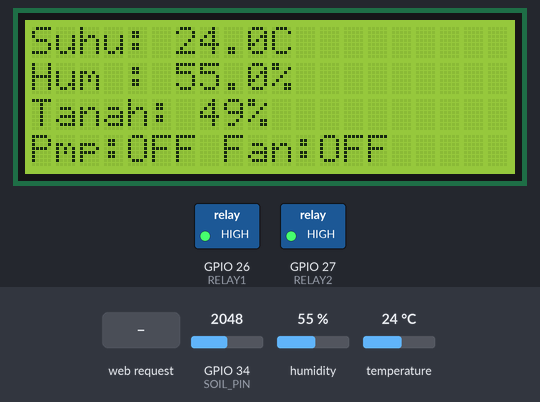
A sketch run on a simulated ESP32. Parts: 20×4 character LCD, switched loads named in the sketch (green lamp = pin HIGH). The inputs (shaded band) are chosen by the test bench; at power-on: temperature 24 °C, GPIO 34 (SOIL_PIN) = 2048, humidity 55 %. WiFi joins after 1.5 s; servers stay silent unless stated; what the sketch prints to the serial monitor is not drawn.

Above: at 7.8 s.
7.9 s: temperature set to 34.6 °C
At 9.2 s:
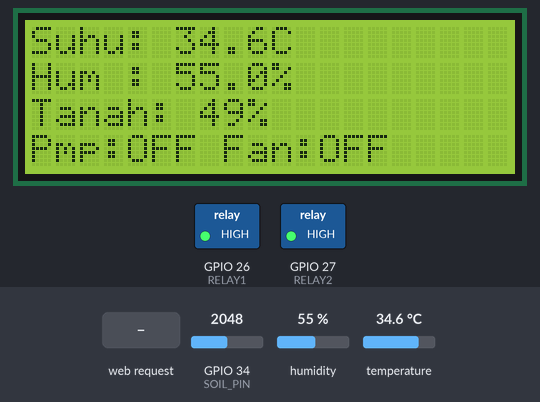
10.2 s: temperature set to 35.4 °C
At 12.0 s:
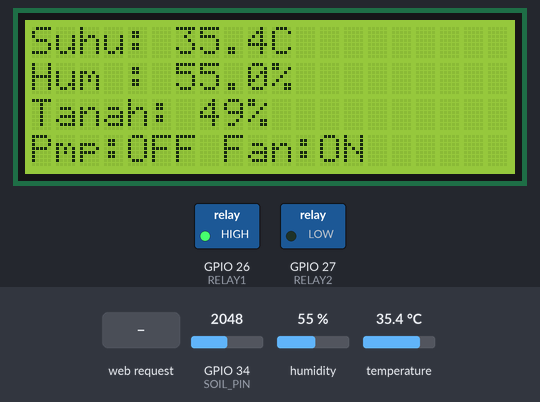
12.3 s: GPIO 34 (SOIL_PIN) set to 2431
14.3 s: GPIO 34 (SOIL_PIN) set to 2498
At 16.1 s:
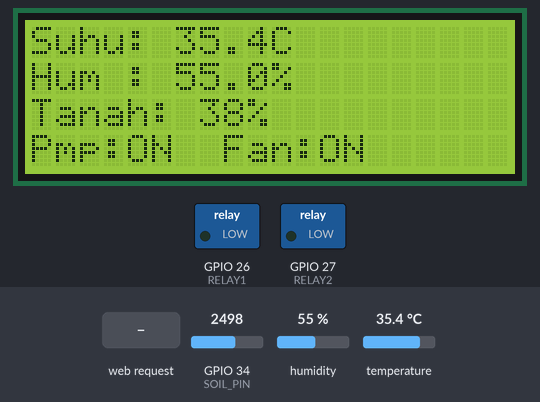
16.4 s: temperature set to 12 °C
At 17.4 s:
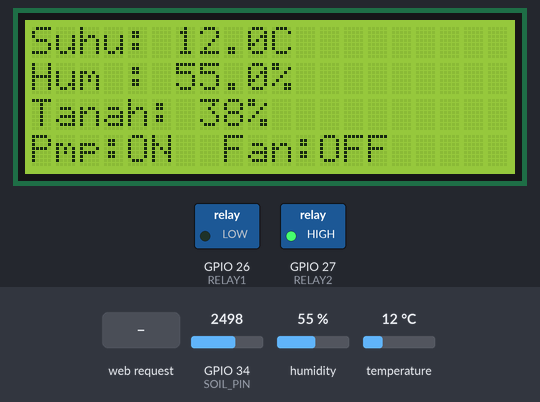
18.5 s: HTTP request GET /pompa/off received
At 18.77 s:
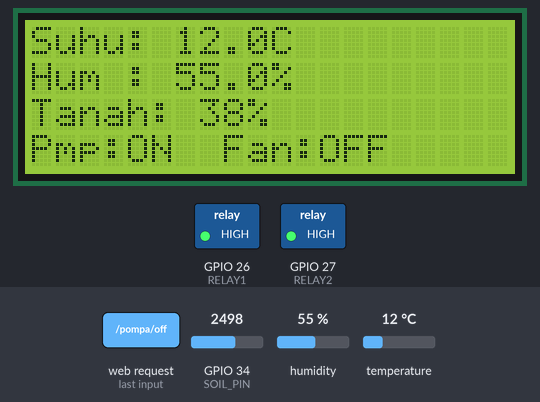
Timing chart, 0 to 21.5 s (numbered marks = the images above; inputs shaded):
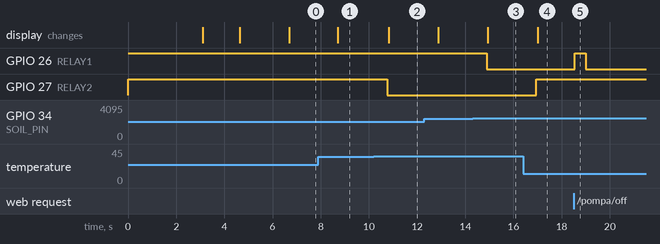

Measured:
- the behaviour switches between 35 and 35.1 °C on temperature (found by bisection; images 1 and 2)
- the behaviour switches between 2457 and 2458 on GPIO 34 (SOIL_PIN) (found by bisection; images 2 and 3)
- after the input at 7.9 s, the display: changes after 0.81 s (image 1)
- after the input at 10.2 s, GPIO 27 (RELAY2): HIGH → LOW after 0.57 s; the display: changes after 0.62 s (image 2)
- after the input at 14.3 s, GPIO 26 (RELAY1): HIGH → LOW after 0.59 s; the display: changes after 0.64 s (image 3)
- after the input at 16.4 s, GPIO 27 (RELAY2): LOW → HIGH after 0.55 s; the display: changes after 0.60 s (image 4)
- after the input at 18.5 s, GPIO 26 (RELAY1): LOW → HIGH at once, → LOW 0.47 s later

The sketch:

tanpa_littlefs.ino
```cpp
#include <WiFi.h>
#include <HTTPClient.h>
#include <DHT.h>
#include <Wire.h>
#include <LiquidCrystal_I2C.h>
#include <ESPAsyncWebServer.h>
#include <ThingSpeak.h>

// ===== WiFi =====
const char* ssid     = "NAMA_WIFI";
const char* password = "PASSWORD_WIFI";

// ===== ThingSpeak =====
unsigned long channelID = 3421917;
const char* writeAPIKey = "84SMLI5R6YTXFSGS";
WiFiClient client;

// ===== PIN =====
#define DHT_PIN     4
#define DHT_TYPE    DHT21
#define SOIL_PIN    34
#define RELAY1      26   // Pompa
#define RELAY2      27   // Kipas

// ===== THRESHOLD =====
#define SUHU_MAX    35.0
#define SOIL_MIN    40

// ===== OBJEK =====
DHT dht(DHT_PIN, DHT_TYPE);
LiquidCrystal_I2C lcd(0x27, 20, 4);
AsyncWebServer server(80);

// ===== VARIABEL GLOBAL =====
float suhuC = 0, humidity = 0;
int soilPercent = 0;
bool pompa = false, kipas = false;
unsigned long lastThingSpeak = 0;
const long thingSpeakInterval = 20000;

// ===== HTML PAGE =====
const char index_html[] PROGMEM = R"rawliteral(
<!DOCTYPE html>
<html lang="id">
<head>
<meta charset="UTF-8">
<meta name="viewport" content="width=device-width, initial-scale=1.0">
<title>Agrotech IoT</title>
<script src="https://cdn.jsdelivr.net/npm/chart.js"></script>
<script src="https://cdn.jsdelivr.net/npm/gaugeJS/dist/gauge.min.js"></script>
<style>
* { margin:0; padding:0; box-sizing:border-box; font-family:'Segoe UI',sans-serif; }
body { background:#f0f4f0; color:#2d3a2d; }
header { background:#2e7d32; color:white; text-align:center; padding:16px; }
header h1 { font-size:22px; }
header p { font-size:12px; opacity:0.85; margin-top:4px; }
.container { max-width:900px; margin:20px auto; padding:0 16px; }
.card-row { display:flex; gap:12px; margin-bottom:20px; flex-wrap:wrap; }
.card { flex:1; min-width:140px; background:white; border-radius:12px; padding:16px; text-align:center; box-shadow:0 2px 8px rgba(0,0,0,0.08); }
.card .label { font-size:12px; color:#666; margin-bottom:6px; }
.card .nilai { font-size:38px; font-weight:700; color:#2e7d32; }
.card .satuan { font-size:13px; color:#888; }
.section { background:white; border-radius:12px; padding:16px; margin-bottom:20px; box-shadow:0 2px 8px rgba(0,0,0,0.08); }
.section h2 { font-size:15px; color:#2e7d32; margin-bottom:12px; border-bottom:2px solid #e8f5e9; padding-bottom:6px; }
.gauge-wrap { text-align:center; }
#gaugeLabel { font-size:22px; font-weight:700; color:#2e7d32; margin-top:6px; }
.btn-row { display:flex; gap:16px; flex-wrap:wrap; }
.aktuator { flex:1; min-width:180px; text-align:center; background:#f9f9f9; border-radius:10px; padding:16px; }
.aktuator p { font-size:16px; font-weight:600; margin-bottom:6px; }
.status-label { font-size:12px !important; font-weight:400 !important; color:#888; margin-bottom:10px !important; }
.btn { padding:8px 24px; border:none; border-radius:8px; font-size:14px; font-weight:600; cursor:pointer; margin:4px; }
.btn-on { background:#2e7d32; color:white; }
.btn-off { background:#c62828; color:white; }
</style>
</head>
<body>
<header>
  <h1>🌱 Agrotech IoT Dashboard</h1>
  <p id="waktu">--</p>
</header>
<div class="container">
  <div class="card-row">
    <div class="card">
      <p class="label">🌡️ Suhu</p>
      <p class="nilai" id="suhu">--</p>
      <p class="satuan">°C</p>
    </div>
    <div class="card">
      <p class="label">💧 Kelembapan Udara</p>
      <p class="nilai" id="humidity">--</p>
      <p class="satuan">%</p>
    </div>
    <div class="card">
      <p class="label">🌍 Kelembapan Tanah</p>
      <p class="nilai" id="soil">--</p>
      <p class="satuan">%</p>
    </div>
  </div>
  <div class="section">
    <h2>Gauge — Kelembapan Tanah</h2>
    <div class="gauge-wrap">
      <canvas id="gaugeCanvas" width="300" height="180"></canvas>
      <p id="gaugeLabel">0 %</p>
    </div>
  </div>
  <div class="section">
    <h2>Line Graph — Suhu & Kelembapan Udara (DHT21)</h2>
    <canvas id="lineChart" height="100"></canvas>
  </div>
  <div class="section">
    <h2>Kontrol Aktuator</h2>
    <div class="btn-row">
      <div class="aktuator">
        <p>💦 Pompa Air</p>
        <p class="status-label" id="statusPompa">Status: --</p>
        <button class="btn btn-on"  onclick="kontrol('pompa','on')">ON</button>
        <button class="btn btn-off" onclick="kontrol('pompa','off')">OFF</button>
      </div>
      <div class="aktuator">
        <p>🌀 Kipas / Fan</p>
        <p class="status-label" id="statusKipas">Status: --</p>
        <button class="btn btn-on"  onclick="kontrol('kipas','on')">ON</button>
        <button class="btn btn-off" onclick="kontrol('kipas','off')">OFF</button>
      </div>
    </div>
  </div>
</div>
<script>
// Chart
const ctx = document.getElementById('lineChart').getContext('2d');
const lineChart = new Chart(ctx, {
  type: 'line',
  data: {
    labels: [],
    datasets: [
      { label:'Suhu (°C)', data:[], borderColor:'#e53935', backgroundColor:'rgba(229,57,53,0.1)', tension:0.4, fill:true },
      { label:'Kelembapan Udara (%)', data:[], borderColor:'#1e88e5', backgroundColor:'rgba(30,136,229,0.1)', tension:0.4, fill:true }
    ]
  },
  options: { responsive:true, scales:{ y:{ min:0, max:100 } } }
});

// Gauge
const gauge = new Gauge(document.getElementById('gaugeCanvas')).setOptions({
  angle:-0.2, lineWidth:0.2, radiusScale:0.9,
  pointer:{ length:0.6, strokeWidth:0.035, color:'#2e7d32' },
  colorStart:'#6fadcf', colorStop:'#2e7d32', strokeColor:'#e0e0e0',
  generateGradient:true, highDpiSupport:true
});
gauge.maxValue = 100;
gauge.setMinValue(0);
gauge.animationSpeed = 32;
gauge.set(0);

function ambilData() {
  fetch('/data')
    .then(r => r.json())
    .then(d => {
      document.getElementById('suhu').textContent     = d.suhu;
      document.getElementById('humidity').textContent = d.humidity;
      document.getElementById('soil').textContent     = d.soil;
      gauge.set(d.soil);
      document.getElementById('gaugeLabel').textContent = d.soil + ' %';
      document.getElementById('statusPompa').textContent = 'Status: ' + (d.pompa ? '🟢 ON' : '🔴 OFF');
      document.getElementById('statusKipas').textContent = 'Status: ' + (d.kipas ? '🟢 ON' : '🔴 OFF');
      const now = new Date().toLocaleTimeString();
      lineChart.data.labels.push(now);
      lineChart.data.datasets[0].data.push(d.suhu);
      lineChart.data.datasets[1].data.push(d.humidity);
      if (lineChart.data.labels.length > 10) {
        lineChart.data.labels.shift();
        lineChart.data.datasets[0].data.shift();
        lineChart.data.datasets[1].data.shift();
      }
      lineChart.update();
    }).catch(e => console.log(e));
}

function kontrol(device, action) {
  fetch('/' + device + '/' + action)
    .then(r => r.text())
    .then(() => ambilData());
}

function updateWaktu() {
  document.getElementById('waktu').textContent = 'Update: ' + new Date().toLocaleString('id-ID');
}

ambilData();
updateWaktu();
setInterval(() => { ambilData(); updateWaktu(); }, 5000);
</script>
</body>
</html>
)rawliteral";

void setup() {
  Serial.begin(115200);

  // Pin relay
  pinMode(RELAY1, OUTPUT);
  pinMode(RELAY2, OUTPUT);
  digitalWrite(RELAY1, HIGH);
  digitalWrite(RELAY2, HIGH);

  // DHT & LCD
  dht.begin();
  lcd.init();
  lcd.backlight();
  lcd.clear();
  lcd.setCursor(0, 0);
  lcd.print("ID: NamaKamu");
  lcd.setCursor(0, 1);
  lcd.print("Nama_NPM");
  delay(3000);
  lcd.clear();

  // Konek WiFi
  WiFi.begin(ssid, password);
  lcd.setCursor(0, 0);
  lcd.print("Connecting WiFi.");
  while (WiFi.status() != WL_CONNECTED) {
    delay(500);
    Serial.print(".");
  }
  Serial.println("\nWiFi Connected!");
  Serial.println(WiFi.localIP());

  lcd.clear();
  lcd.setCursor(0, 0);
  lcd.print("WiFi Connected!");
  lcd.setCursor(0, 1);
  lcd.print(WiFi.localIP());
  delay(2000);

  // ThingSpeak
  ThingSpeak.begin(client);

  // Web server
  server.on("/", HTTP_GET, [](AsyncWebServerRequest* req) {
    req->send_P(200, "text/html", index_html);
  });

  server.on("/data", HTTP_GET, [](AsyncWebServerRequest* req) {
    String json = "{";
    json += "\"suhu\":"     + String(suhuC, 1)     + ",";
    json += "\"humidity\":" + String(humidity, 1)  + ",";
    json += "\"soil\":"     + String(soilPercent)  + ",";
    json += "\"pompa\":"    + String(pompa ? 1 : 0)+ ",";
    json += "\"kipas\":"    + String(kipas ? 1 : 0);
    json += "}";
    req->send(200, "application/json", json);
  });

  // Kontrol relay
  server.on("/pompa/on",  HTTP_GET, [](AsyncWebServerRequest* req) {
    digitalWrite(RELAY1, LOW); pompa = true;
    req->send(200, "text/plain", "Pompa ON");
  });
  server.on("/pompa/off", HTTP_GET, [](AsyncWebServerRequest* req) {
    digitalWrite(RELAY1, HIGH); pompa = false;
    req->send(200, "text/plain", "Pompa OFF");
  });
  server.on("/kipas/on",  HTTP_GET, [](AsyncWebServerRequest* req) {
    digitalWrite(RELAY2, LOW); kipas = true;
    req->send(200, "text/plain", "Kipas ON");
  });
  server.on("/kipas/off", HTTP_GET, [](AsyncWebServerRequest* req) {
    digitalWrite(RELAY2, HIGH); kipas = false;
    req->send(200, "text/plain", "Kipas OFF");
  });

  server.begin();
  lcd.clear();
}

void kirimThingSpeak() {
  if (WiFi.status() != WL_CONNECTED) return;
  ThingSpeak.setField(1, suhuC);
  ThingSpeak.setField(2, humidity);
  ThingSpeak.setField(3, soilPercent);
  ThingSpeak.setField(4, pompa ? 1 : 0);
  ThingSpeak.setField(5, kipas ? 1 : 0);
  int statusCode = ThingSpeak.writeFields(channelID, writeAPIKey);
  Serial.print("ThingSpeak Status : ");
  Serial.println(statusCode);
}

void loop() {
  // Baca sensor
  float t = dht.readTemperature();
  float h = dht.readHumidity();
  int soilRaw = analogRead(SOIL_PIN);

  if (!isnan(t)) suhuC    = t;
  if (!isnan(h)) humidity = h;
  soilPercent = map(soilRaw, 4095, 0, 0, 100);

  // Logika kontrol otomatis
  // Pompa ON jika soil > 40%
  if (soilPercent < SOIL_MIN) {
    digitalWrite(RELAY1, LOW);
    pompa = true;
  } else {
    digitalWrite(RELAY1, HIGH);
    pompa = false;
  }

  // Kipas ON jika suhu > 30°C
  if (suhuC > SUHU_MAX) {
    digitalWrite(RELAY2, LOW);
    kipas = true;
  } else {
    digitalWrite(RELAY2, HIGH);
    kipas = false;
  }

  // LCD
  lcd.setCursor(0, 0);
  lcd.print("Suhu: "); lcd.print(suhuC, 1); lcd.print("C   ");
  lcd.setCursor(0, 1);
  lcd.print("Hum : "); lcd.print(humidity, 1); lcd.print("%   ");
  lcd.setCursor(0, 2);
  lcd.print("Tanah: "); lcd.print(soilPercent); lcd.print("%    ");
  lcd.setCursor(0, 3);
  lcd.print("Pmp:"); lcd.print(pompa ? "ON " : "OFF");
  lcd.print(" Fan:"); lcd.print(kipas ? "ON " : "OFF");

  // ThingSpeak tiap 20 detik
  if (millis() - lastThingSpeak >= thingSpeakInterval) {
    kirimThingSpeak();
    lastThingSpeak = millis();
  }

  delay(2000);
}
```
